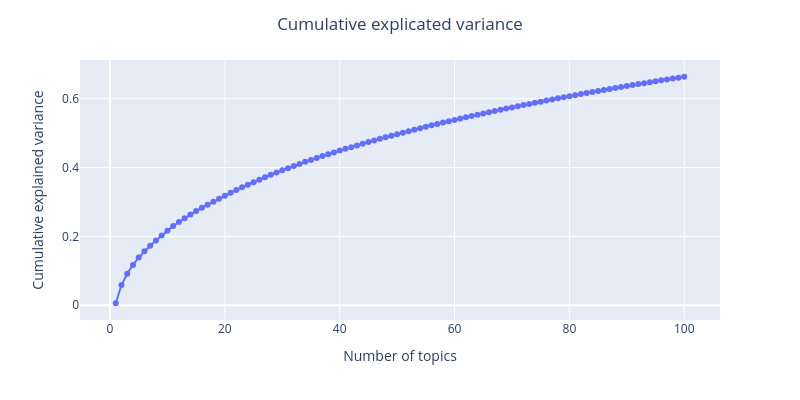

The cell this chart's notebook holds for it:
### Markdown cell above
# 5. Topic modeling

The aim is to use an **LSA (Latent Semantic Analysis) model** to automatically **extract latent topics in the products' descriptions**.

- We use TruncatedSVD to make some topic extraction from the TF-IDF matrix. We choose `n_components` between 10 and 20 topics. Then we save the encoded matrix into a variable named `topic_encoded_df`.
- Contrary to clustering, LSA allows to map each document to a mixing of several topics. For this reason, it's a bit more difficult to interpret the topics as categories: one document can actually be related to several topics at a time. To make things easier, we extract the main topic of each document.
- We display `wordclouds` to analyze the results.

### Code cell
# Estimate a LSA model with a high number of components and display the explained variance
n_components = 100
svd_model = TruncatedSVD(n_components=n_components, n_iter=100, random_state=0)
lsa = svd_model.fit_transform(tfidf)
explained_variance = svd_model.explained_variance_ratio_
cumulative_variance = np.cumsum(explained_variance)

# Dataframe with number of components and cumulative variance
df_cumulative_variance = pd.DataFrame({
    'Components': np.arange(1, n_components + 1),
    'Cumulative variance': cumulative_variance
})

fig = px.line(df_cumulative_variance, 
            x='Components', 
            y='Cumulative variance',
            markers=True)

fig.update_layout(
    height=400,
    width=800,
    xaxis_title='Number of topics',
    yaxis_title='Cumulative explained variance',
    title=dict(
        text="Cumulative explicated variance",
        x=0.5,
        xanchor='center'
    )
)

fig.show()

### Figure 1 — Plotly figure (JSON) as saved in the notebook; plotly's stock layout.template omitted (floating-point values rounded to 4 significant figures)
{"data": [{"hovertemplate": "Components=%{x}<br>Cumulative variance=%{y}<extra></extra>", "legendgroup": "", "line": {"color": "#636efa", "dash": "solid"}, "marker": {"symbol": "circle"}, "mode": "lines+markers", "name": "", "orientation": "v", "showlegend": false, "type": "scatter", "x": [1, 2, 3, 4, 5, 6, 7, 8, 9, 10, 11, 12, 13, 14, 15, 16, 17, 18, 19, 20, 21, 22, 23, 24, 25, 26, 27, 28, 29, 30, 31, 32, 33, 34, 35, 36, 37, 38, 39, 40, 41, 42, 43, 44, 45, 46, 47, 48, 49, 50, 51, 52, 53, 54, 55, 56, 57, 58, 59, 60, 61, 62, 63, 64, 65, 66, 67, 68, 69, 70, 71, 72, 73, 74, 75, 76, 77, 78, 79, 80, 81, 82, 83, 84, 85, 86, 87, 88, 89, 90, 91, 92, 93, 94, 95, 96, 97, 98, 99, 100], "xaxis": "x", "y": [0.005931, 0.0588, 0.09131, 0.1171, 0.1387, 0.1572, 0.1728, 0.1881, 0.2024, 0.2163, 0.2298, 0.2416, 0.2527, 0.2634, 0.2734, 0.2829, 0.2919, 0.3008, 0.3095, 0.3181, 0.3265, 0.3347, 0.3426, 0.3501, 0.3575, 0.3647, 0.3717, 0.3786, 0.3852, 0.3918, 0.3981, 0.4044, 0.4104, 0.4163, 0.422, 0.4277, 0.4332, 0.4386, 0.4439, 0.449, 0.454, 0.459, 0.464, 0.4689, 0.4737, 0.4785, 0.4832, 0.4878, 0.4923, 0.4968, 0.5012, 0.5055, 0.5098, 0.514, 0.5181, 0.5222, 0.5263, 0.5303, 0.5342, 0.5382, 0.542, 0.5458, 0.5495, 0.5532, 0.5569, 0.5604, 0.564, 0.5675, 0.5709, 0.5744, 0.5778, 0.5811, 0.5845, 0.5878, 0.591, 0.5942, 0.5974, 0.6006, 0.6038, 0.6069, 0.61, 0.613, 0.6161, 0.6191, 0.622, 0.625, 0.6279, 0.6307, 0.6336, 0.6364, 0.6392, 0.642, 0.6447, 0.6475, 0.6502, 0.6529, 0.6555, 0.6582, 0.6608, 0.6634], "yaxis": "y"}], "layout": {"height": 400, "legend": {"tracegroupgap": 0}, "margin": {"t": 60}, "title": {"text": "Cumulative explicated variance", "x": 0.5, "xanchor": "center"}, "width": 800, "xaxis": {"anchor": "y", "domain": [0, 1], "title": {"text": "Number of topics"}}, "yaxis": {"anchor": "x", "domain": [0, 1], "title": {"text": "Cumulative explained variance"}}}}
